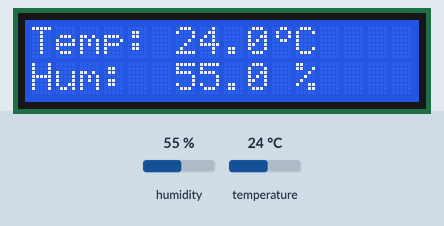
The sketch below on a simulated Arduino Uno, built with avr-gcc and run on an emulated ATmega328P. Parts: 16×2 character LCD. The test bench sets the inputs (shaded band); at power-on: humidity 55 %, temperature 24 °C. What the sketch prints to the serial monitor is not drawn.

Above: at 4.7 s.
4.8 s: humidity set to 22 %
At 7.4 s:
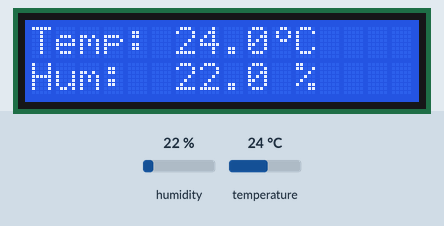
7.8 s: temperature set to 12 °C
At 9.0 s:
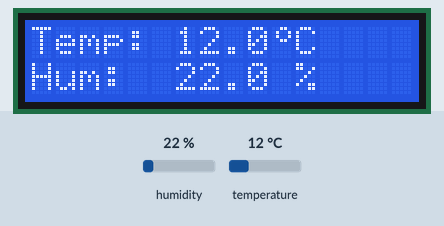
10.8 s: humidity set to 40 %
At 13.4 s:
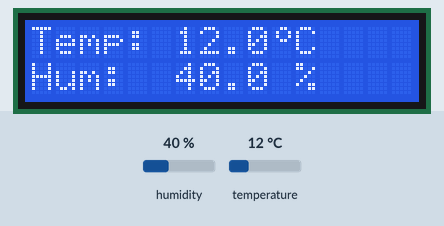
13.8 s: temperature set to 19 °C
At 15.2 s:
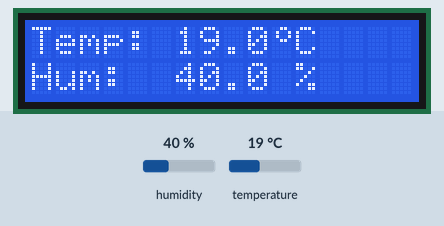
Timing chart, 0 to 16.8 s (numbered marks = the images above; inputs shaded):
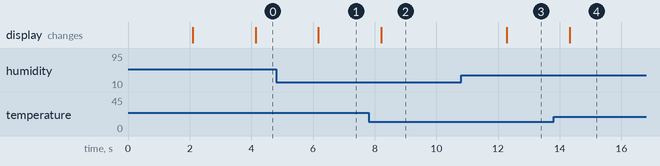

The sketch:

challenge3_lcd.ino
```cpp
// Challenge 3: LCD-Anzeige fuer DHT22
// Zeigt Temperatur und Feuchtigkeit auf LCD1602 mit I2C

#include <DHT.h>
#include <Wire.h>
#include <LiquidCrystal_I2C.h>

// DHT22 an Pin 7
#define DHT_PIN 7
#define DHT_TYPE DHT22

DHT dht(DHT_PIN, DHT_TYPE);

// LCD mit I2C Adresse 0x27, 16 Zeichen, 2 Zeilen
LiquidCrystal_I2C lcd(0x27, 16, 2);

// Custom Character: Grad-Symbol
byte gradSymbol[] = {
    B00110,
    B01001,
    B01001,
    B00110,
    B00000,
    B00000,
    B00000,
    B00000
};

void setup() {
    Serial.begin(9600);
    dht.begin();

    // LCD initialisieren
    lcd.init();
    lcd.backlight();

    // Custom Character erstellen
    lcd.createChar(0, gradSymbol);

    // Startbildschirm
    lcd.setCursor(0, 0);
    lcd.print("DHT22 Sensor");
    lcd.setCursor(0, 1);
    lcd.print("Initialisiere...");

    Serial.println("DHT22 LCD-Anzeige");
    Serial.println("=================");

    delay(2000);
    lcd.clear();
}

void loop() {
    // DHT22 braucht min. 2 Sekunden zwischen Messungen
    delay(2000);

    // Messwerte lesen
    float temp = dht.readTemperature();
    float hum = dht.readHumidity();

    // Pruefen ob Messung erfolgreich
    if (isnan(temp) || isnan(hum)) {
        lcd.clear();
        lcd.setCursor(0, 0);
        lcd.print("Sensor Fehler!");
        Serial.println("Fehler beim Lesen des DHT22!");
        return;
    }

    // LCD Zeile 1: Temperatur
    lcd.setCursor(0, 0);
    lcd.print("Temp: ");
    lcd.print(temp, 1);
    lcd.write(0);  // Grad-Symbol
    lcd.print("C    ");

    // LCD Zeile 2: Feuchtigkeit
    lcd.setCursor(0, 1);
    lcd.print("Hum:  ");
    lcd.print(hum, 1);
    lcd.print(" %   ");

    // Serielle Ausgabe
    Serial.print("Temperatur: ");
    Serial.print(temp, 1);
    Serial.print(" C | Feuchtigkeit: ");
    Serial.print(hum, 1);
    Serial.println(" %");
}
```

Measured:
- after the input at 4.8 s, the display: changes after 1.4 s (image 1)
- after the input at 7.8 s, the display: changes after 0.41 s (image 2)
- after the input at 10.8 s, the display: changes after 1.5 s (image 3)
- after the input at 13.8 s, the display: changes after 0.52 s (image 4)
